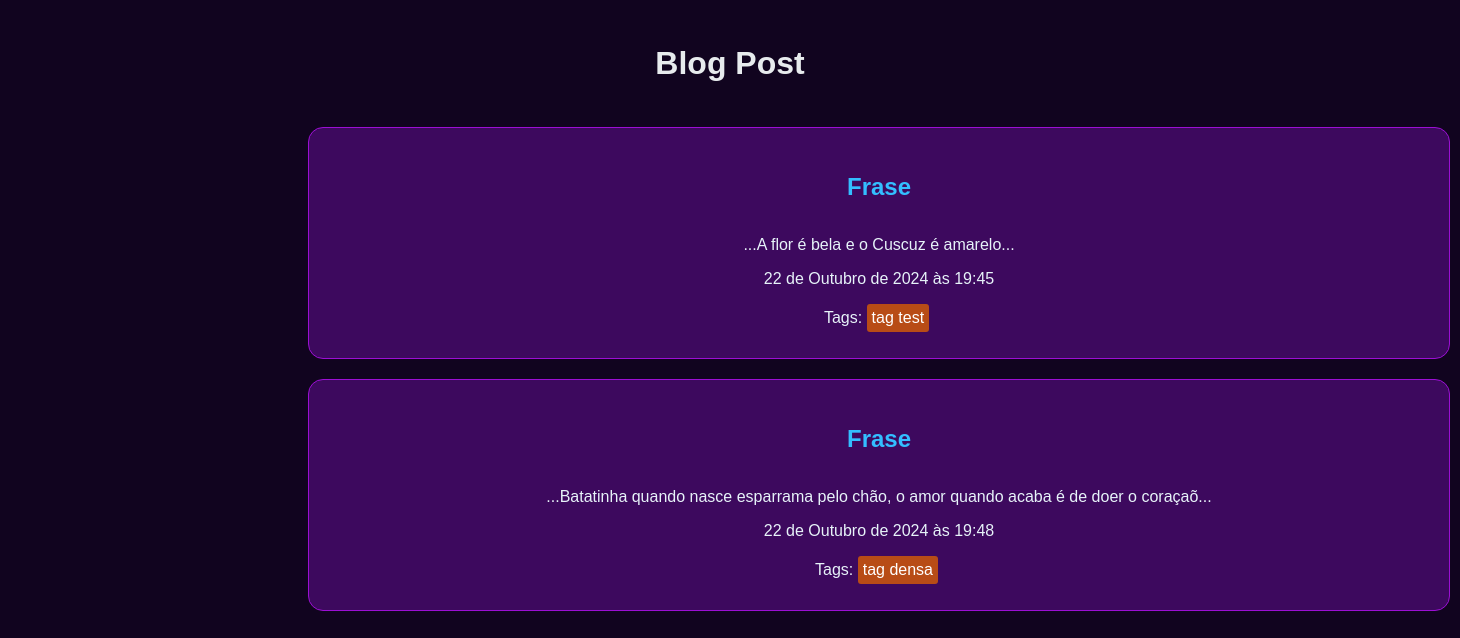
Screenshot of /blog/ with the database file from the repository.
### core/models.py (models this page shows, shortened)
class Post(models.Model):
    title = models.CharField(max_length=200, verbose_name='Título')
    content = models.TextField(verbose_name='Conteúdo')
    created_at = models.DateTimeField(auto_now_add=True, verbose_name='Data de Criação')
    tags = models.ManyToManyField(Tag, verbose_name='Tags')
    class Meta:
        verbose_name = 'Postagem'
        verbose_name_plural = 'Postagens'

class Tag(models.Model):
    name = models.CharField(max_length=100, verbose_name='Nome da Tag')
    class Meta:
        verbose_name = 'Tag'
        verbose_name_plural = 'Tags'

### core/views.py (the view)
# urls.py: path('', views.blog_list, name='blog_list'),
def blog_list(request):
    posts = Post.objects.all()
    tags = Tag.objects.all()
    return render(request, 'core/blog.html', {'posts': posts, 'tags': tags})

### core/templates/core/blog.html (shortened to what this page needs)
{% load static %}
<!DOCTYPE html>
<html lang="en">
<head>
    <link rel="stylesheet" type="text/css" href="{% static 'css/custom_admin.css' %}">
</head>
<body>
    <h1 class="h"> Blog Post </h1>
    {% for post in posts %}
        <div class="post">
            <h2>{{ post.title }}</h2>
            <p>{{ post.content }}</p>
            <p>{{ post.created_at }}</p>
            <p>Tags:
                {% for tag in post.tags.all %}
                    <span class="tag">{{ tag.name }}</span>
                {% endfor %}
            </p>
        </div>
    {% endfor %}
</body>
</html>

### static/css/custom_admin.css (style rules this page uses)
body { text-align: center; }
.post { width: 70rem; margin-left: 300px; background-color: #3d095e !important; padding: 10px; margin-bottom: 20px; border-radius: 15px; color: #e7f3f9; border: 1px solid #9c0fd4 !important; }
.post h2 { color: #33beff !important; padding: 15px; }
.h { color: #e7ebed; margin-bottom: 45px; margin-top: 45px; }
.tag { background-color: #b84c16 !important; color: #FFFFFF !important; padding: 5px; border-radius: 3px; margin-right: 5px; display: inline-block; }
body { background-color: #11041f !important; font-family: 'Arial', sans-serif !important; }

### rows the page displays
Post: title "Frase", content "...A flor é bela e o Cuscuz é amarelo...", created_at "22 de Outubro de 2024 às 19:45"
Tag: name "tag test"
Post: title "Frase", content "...Batatinha quando nasce esparrama pelo chão, o amor quando acaba é de doer o coraçaõ...", created_at "22 de Outubro de 2024 às 19:48"
Tag: name "tag densa"
